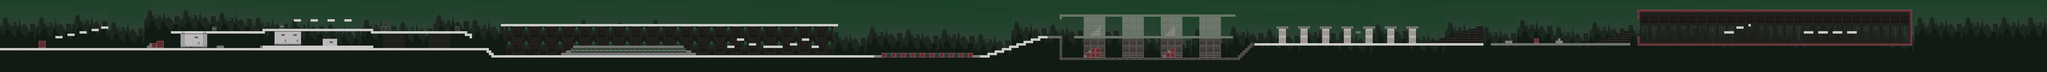

A level layout from a 2D game, rendered from its tile map. Below: a short description, then the map file with tile-grid data replaced by summaries:
An orthogonal 850x30 tile map with 32x32 px tiles, 2 tile layers (Fondo, Suelo) and 151 objects (21x Spawn, 7x Punt).

<map version="1.0" orientation="orthogonal" renderorder="right-down" width="850" height="30" tilewidth="32" tileheight="32" nextobjectid="156">
 <tileset firstgid="1" name="tiles" tilewidth="32" tileheight="32" tilecount="1219" columns="53">
  <image source="../img/tiles.png" width="1700" height="736" />
 </tileset>
 <layer name="Fondo" width="850" height="30">
  <data>[25500 cells, 25500 non-empty, 345 distinct tile ids]</data>
 </layer>
 <layer name="Suelo" width="850" height="30">
  <data>[25500 cells, 5747 non-empty, 227 distinct tile ids]</data>
 </layer>
 <objectgroup name="Colisiones">
  <object id="1" x="2" y="640" width="6492" height="30" />
  <object id="2" x="512" y="543" width="94" height="96" />
  <object id="3" x="737" y="478" width="93" height="33" />
  <object id="4" x="898" y="448" width="92" height="30" />
  <object id="5" x="1055" y="416" width="95" height="31" />
  <object id="6" x="1217" y="383" width="93" height="31" />
  <object id="7" x="1343" y="352" width="95" height="31" />
  <object id="8" name="Punt" x="1376" y="321" width="32" height="30" />
  <object id="9" name="Spawn" x="1728" y="607" width="33" height="33" />
  <object id="10" x="1952" y="608" width="31" height="30" />
  <object id="11" x="1983" y="574" width="31" height="32" />
  <object id="12" x="2015" y="575" width="63" height="64" />
  <object id="13" x="2080" y="543" width="95" height="96" />
  <object id="14" x="2272" y="416" width="1248" height="30.6667" />
  <object id="16" x="2814.67" y="352" width="62.6667" height="64" />
  <object id="17" x="2880" y="608" width="93.3333" height="32" />
  <object id="18" x="3489.33" y="382.667" width="1470.67" height="30.6667" />
  <object id="19" x="3456" y="608" width="1504" height="30.6667" />
  <object id="20" x="4289.33" y="510.667" width="190.667" height="96" />
  <object id="21" x="3713.33" y="318.667" width="61.3333" height="64" />
  <object id="22" x="3905.33" y="256" width="94.6667" height="30.6667" />
  <object id="23" x="4128" y="254.667" width="96" height="30.6667" />
  <object id="24" x="4352" y="253.333" width="93.3333" height="32" />
  <object id="25" x="4576" y="256" width="96" height="30.6667" />
  <object id="26" x="4929.33" y="416" width="1276" height="32" />
  <object id="27" x="5056" y="350.667" width="41.3333" height="65.3333" />
  <object id="28" x="5089.33" y="286.667" width="61.3333" height="64" />
  <object id="29" x="5142.67" y="350.667" width="40" height="64" />
  <object id="30" x="6050.67" y="352" width="61.3333" height="62.6667" />
  <object id="31" x="6176" y="448" width="94.6667" height="29.3333" />
  <object id="32" x="6240" y="477.333" width="30.6667" height="32" />
  <object id="33" name="Spawn" x="3361.33" y="609.333" width="29.3333" height="30.6667" />
  <object id="34" name="Spawn" x="3360" y="384" width="30.6667" height="30.6667" />
  <object id="35" name="Spawn" x="4606.67" y="225.333" width="33.3333" height="29.3333" />
  <object id="36" name="Punt" x="4736" y="96" width="30.6667" height="32" />
  <object id="37" name="Spawn" x="4832" y="580" width="32" height="28" />
  <object id="38" name="Spawn" x="5953.33" y="384" width="32" height="32" />
  <object id="39" name="Spawn" x="5982.67" y="610.667" width="34.6667" height="28" />
  <object id="40" x="6464" y="672" width="62" height="30" />
  <object id="41" x="6496" y="705" width="62" height="30" />
  <object id="42" x="6528" y="736" width="5181" height="31" />
  <object id="43" x="6656" y="318" width="4479" height="32" />
  <object id="44" x="7457" y="702" width="72" height="34" />
  <object id="45" x="7521" y="672" width="73" height="30" />
  <object id="46" x="7585" y="639" width="49" height="32" />
  <object id="47" x="7617" y="607" width="1471" height="32" />
  <object id="48" x="9073" y="640" width="47" height="31" />
  <object id="49" x="9104" y="671" width="79" height="32" />
  <object id="50" x="9170" y="705" width="77" height="30" />
  <object id="51" x="9665" y="608" width="93" height="31" />
  <object id="52" x="9794" y="512" width="94" height="32" />
  <object id="53" x="9953" y="575" width="95" height="32" />
  <object id="54" x="10144" y="607" width="256" height="34" />
  <object id="55" x="10496" y="576" width="97" height="30" />
  <object id="56" x="10656" y="511" width="95" height="33" />
  <object id="57" x="10785" y="608" width="94" height="30" />
  <object id="58" name="Spawn" x="8673" y="578" width="31" height="29" />
  <object id="59" name="Spawn" x="10272" y="577" width="31" height="30" />
  <object id="60" name="Punt" x="10689" y="479" width="32" height="32" />
  <object id="61" name="Spawn" x="10977" y="705" width="30" height="31" />
  <object id="64" x="11714" y="704" width="1214" height="64" />
  <object id="65" name="Spawn" x="12642" y="672" width="28" height="32" />
  <object id="66" x="12928" y="736" width="224" height="31" />
  <object id="67" x="13121" y="703" width="126" height="31" />
  <object id="68" x="13217" y="671" width="127" height="32" />
  <object id="69" x="13313" y="640" width="127" height="32" />
  <object id="70" x="13409" y="606" width="125" height="34" />
  <object id="71" x="13505" y="575" width="125" height="33" />
  <object id="72" x="13602" y="543" width="126" height="33" />
  <object id="73" x="13697" y="511" width="125" height="32" />
  <object id="74" x="13793" y="478" width="318" height="34" />
  <object id="75" x="14080" y="514" width="30" height="256" />
  <object id="76" x="14081" y="224" width="31" height="33" />
  <object id="77" x="14081" y="191" width="2333" height="33" />
  <object id="78" x="14080" y="769" width="2400" height="29" />
  <object id="79" x="14273" y="480" width="2110" height="32" />
  <object id="80" name="Spawn" x="15264" y="449.333" width="33.3333" height="30.6667" />
  <object id="81" name="Spawn" x="15268" y="738.667" width="28" height="30.6667" />
  <object id="82" name="Spawn" x="16162.7" y="449.333" width="28" height="30.6667" />
  <object id="83" name="Spawn" x="16161.3" y="736" width="29.3333" height="33.3333" />
  <object id="84" x="14496" y="446.667" width="45.3333" height="33.3333" />
  <object id="85" x="14529.3" y="416" width="44" height="29.3333" />
  <object id="86" x="14561.3" y="384" width="34.6667" height="30.6667" />
  <object id="87" x="14594.7" y="353.333" width="28" height="125.333" />
  <object id="88" x="15585.3" y="353.333" width="28" height="126.667" />
  <object id="89" x="15554.7" y="385.333" width="29.3333" height="94.6667" />
  <object id="90" x="15521.3" y="418.667" width="32" height="61.3333" />
  <object id="91" x="15489.3" y="452" width="30.6667" height="26.6667" />
  <object id="92" x="14496" y="641.333" width="125.333" height="128" />
  <object id="93" x="14465.3" y="676" width="30.6667" height="25.3333" />
  <object id="94" x="14430.7" y="704" width="65.3333" height="65.3333" />
  <object id="95" x="14401.3" y="740" width="28" height="26.6667" />
  <object id="96" x="15553.3" y="640" width="64" height="129.333" />
  <object id="97" x="15520" y="670.667" width="32" height="32" />
  <object id="98" x="15488" y="700" width="65.3333" height="70.6667" />
  <object id="99" x="15457.3" y="736" width="30.6667" height="33.3333" />
  <object id="100" name="Punt" x="15456" y="545.333" width="32" height="30.6667" />
  <object id="101" x="16449.3" y="738.667" width="62.6667" height="26.6667" />
  <object id="102" x="16480" y="704" width="62.6667" height="30.6667" />
  <object id="103" x="16512" y="672" width="64" height="30.6667" />
  </objectgroup>
</map>
<!-- 51 of 151 objects omitted -->
